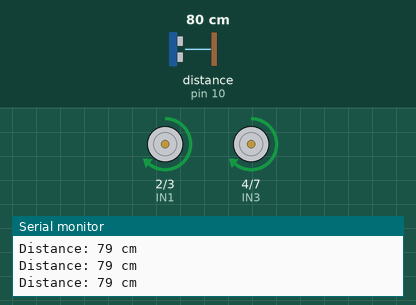
Recording of a sketch running on a simulated Arduino Uno, built with avr-gcc and run on an emulated ATmega328P. Shown: motor-driver pin pairs drawn as motors (green arrow = first pin HIGH = forward, orange = second pin HIGH = backward, longer = more drive, scaled by the enable pin), the last lines printed to the serial monitor. Wiring (inferred from the names in the program): ultrasonic range finder: trigger pin 9; echo pin 10. The test bench sets the inputs (shaded band); at power-on: distance to the obstacle (sensor on pin 10) 80 cm. The echo pulse lasts 58.3 µs per cm.

Above: at 1.2 s.
1.3 s: distance to the obstacle (sensor on pin 10) set to 24 cm
2.8 s: distance to the obstacle (sensor on pin 10) set to 19 cm
At 3.5 s:
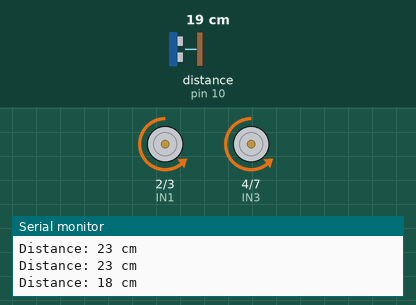
At 4.4 s:
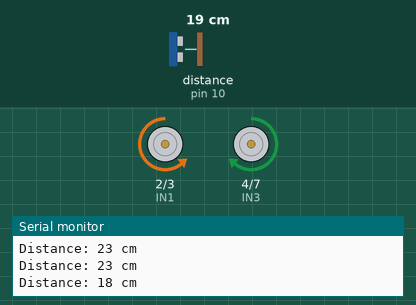
5.8 s: distance to the obstacle (sensor on pin 10) set to 35 cm
8.2 s: distance to the obstacle (sensor on pin 10) set to 2 cm
At 10.3 s:
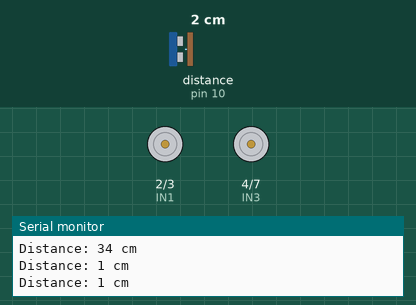
Timing chart, 0 to 12.2 s (numbered marks = the images above; inputs shaded):
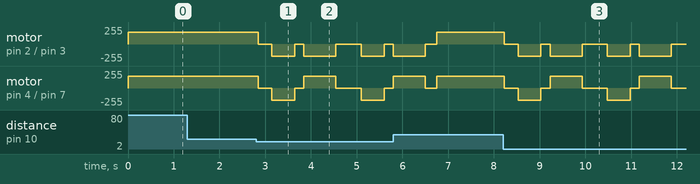

Measured:
- the behaviour switches between 22 and 21 cm on distance to the obstacle (sensor on pin 10) (found by bisection; images 0 and 1)

The sketch:

obstacle_avoider.ino
```cpp
// ---------------------------
// Motor Pins (L293D)
// ---------------------------
#define ENA 5
#define IN1 2
#define IN2 3

#define ENB 6
#define IN3 4
#define IN4 7

// ---------------------------
// Ultrasonic Sensor
// ---------------------------
#define TRIG 9
#define ECHO 10

long duration;
int distance;

// ---------------------------
// Setup
// ---------------------------
void setup()
{
  pinMode(ENA, OUTPUT);
  pinMode(IN1, OUTPUT);
  pinMode(IN2, OUTPUT);

  pinMode(ENB, OUTPUT);
  pinMode(IN3, OUTPUT);
  pinMode(IN4, OUTPUT);

  pinMode(TRIG, OUTPUT);
  pinMode(ECHO, INPUT);

  Serial.begin(9600);
}

// ---------------------------
// Main Loop
// ---------------------------
void loop()
{
  distance = getDistance();

  Serial.print("Distance: ");
  Serial.print(distance);
  Serial.println(" cm");

  if(distance > 20)
  {
    forward();
  }
  else
  {
    stopRobot();
    delay(300);

    backward();
    delay(500);

    stopRobot();
    delay(200);

    turnLeft();
    delay(700);

    stopRobot();
    delay(200);
  }

  delay(50);
}

// ---------------------------
// Measure Distance
// ---------------------------
int getDistance()
{
  digitalWrite(TRIG, LOW);
  delayMicroseconds(2);

  digitalWrite(TRIG, HIGH);
  delayMicroseconds(10);

  digitalWrite(TRIG, LOW);

  duration = pulseIn(ECHO, HIGH);

  distance = duration * 0.0343 / 2;

  return distance;
}

// ---------------------------
// Move Forward
// ---------------------------
void forward()
{
  analogWrite(ENA, 180);
  analogWrite(ENB, 180);

  digitalWrite(IN1, HIGH);
  digitalWrite(IN2, LOW);

  digitalWrite(IN3, HIGH);
  digitalWrite(IN4, LOW);
}

// ---------------------------
// Move Backward
// ---------------------------
void backward()
{
  analogWrite(ENA, 180);
  analogWrite(ENB, 180);

  digitalWrite(IN1, LOW);
  digitalWrite(IN2, HIGH);

  digitalWrite(IN3, LOW);
  digitalWrite(IN4, HIGH);
}

// ---------------------------
// Turn Left
// ---------------------------
void turnLeft()
{
  analogWrite(ENA, 180);
  analogWrite(ENB, 180);

  digitalWrite(IN1, LOW);
  digitalWrite(IN2, HIGH);

  digitalWrite(IN3, HIGH);
  digitalWrite(IN4, LOW);
}

// ---------------------------
// Stop
// ---------------------------
void stopRobot()
{
  digitalWrite(IN1, LOW);
  digitalWrite(IN2, LOW);

  digitalWrite(IN3, LOW);
  digitalWrite(IN4, LOW);
}
```
